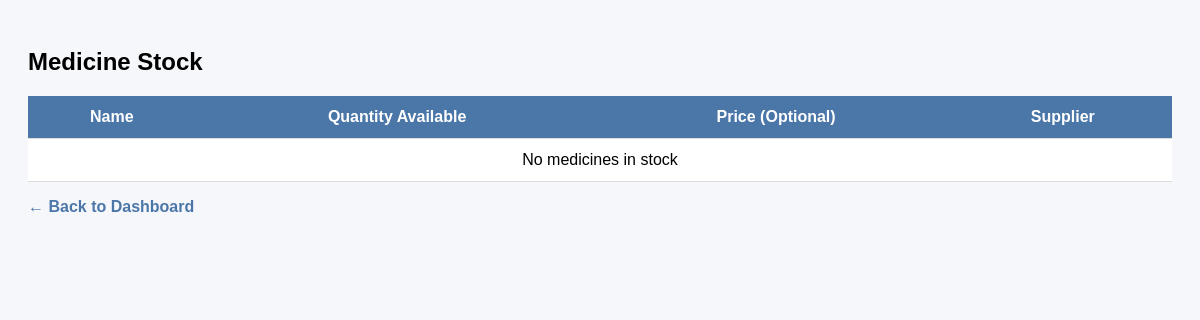
Before: /pharmacy/medicines/ (signed in) with the older database file.
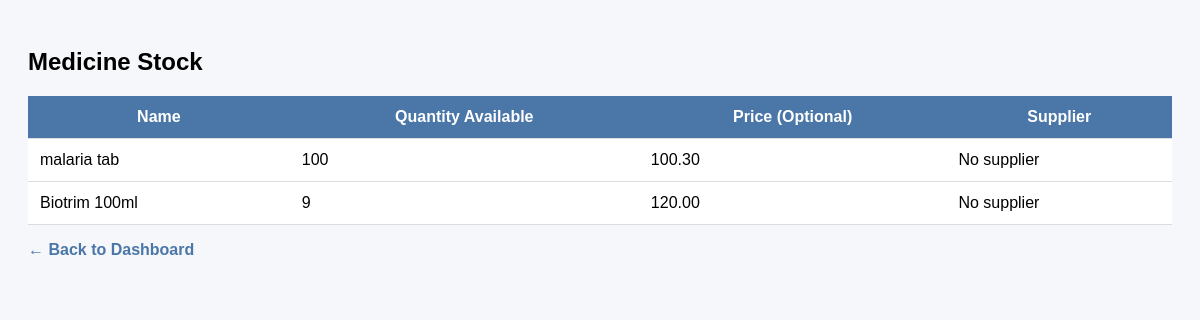
After: the same page with the newer database file.
### pharmacy/models.py (models this page shows, shortened)
class Medicine(models.Model):
    name = models.CharField(max_length=255)
    description = models.TextField(blank=True)
    quantity = models.PositiveIntegerField(default=0)
    supplier = models.ForeignKey(Supplier, on_delete=models.SET_NULL, null=True, blank=True)
    price = models.DecimalField(max_digits=10, decimal_places=2, default=0.0)  # selling price

### pharmacy/views.py (the view)
# urls.py: path('medicines/', views.medicine_list, name='medicine-list'),
@login_required
def medicine_list(request):
    medicines = Medicine.objects.all()
    return render(request, 'pharmacy/medicine_list.html', {'medicines': medicines})

### templates/pharmacy/medicine_list.html (shortened to what this page needs)
<!DOCTYPE html>
<html>
<head>
</head>
<body>
    <h2>Medicine Stock</h2>
    <table>
        <thead>
            <tr>
                <th>Name</th>
                <th>Quantity Available</th>
                <th>Price (Optional)</th>
                <th>Supplier</th>
            </tr>
        </thead>
        <tbody>
        {% for med in medicines %}
            <tr>
                <td>{{ med.name }}</td>
                <td>{{ med.quantity }}</td>
                <td>{{ med.price }}</td>
                <td>
                    {% if med.supplier %}
                        {{ med.supplier.name }}
                    {% else %}
                        No supplier
                    {% endif %}
                </td>
            </tr>
        {% empty %}
            <tr>
                <td colspan="4" style="text-align:center;">No medicines in stock</td>
            </tr>
        {% endfor %}
        </tbody>
    </table>
    <p><a href="{% url 'pharmacy-home' %}">← Back to Dashboard</a></p>
</body>
</html>

Changed rows visible on the page:
added Medicine: name "malaria tab", quantity "100", price "100.30", shows "No supplier"
added Medicine: name "Biotrim 100ml", quantity "9", price "120.00", shows "No supplier"
Other visible differences:
text no longer shown: "No medicines in stock"
